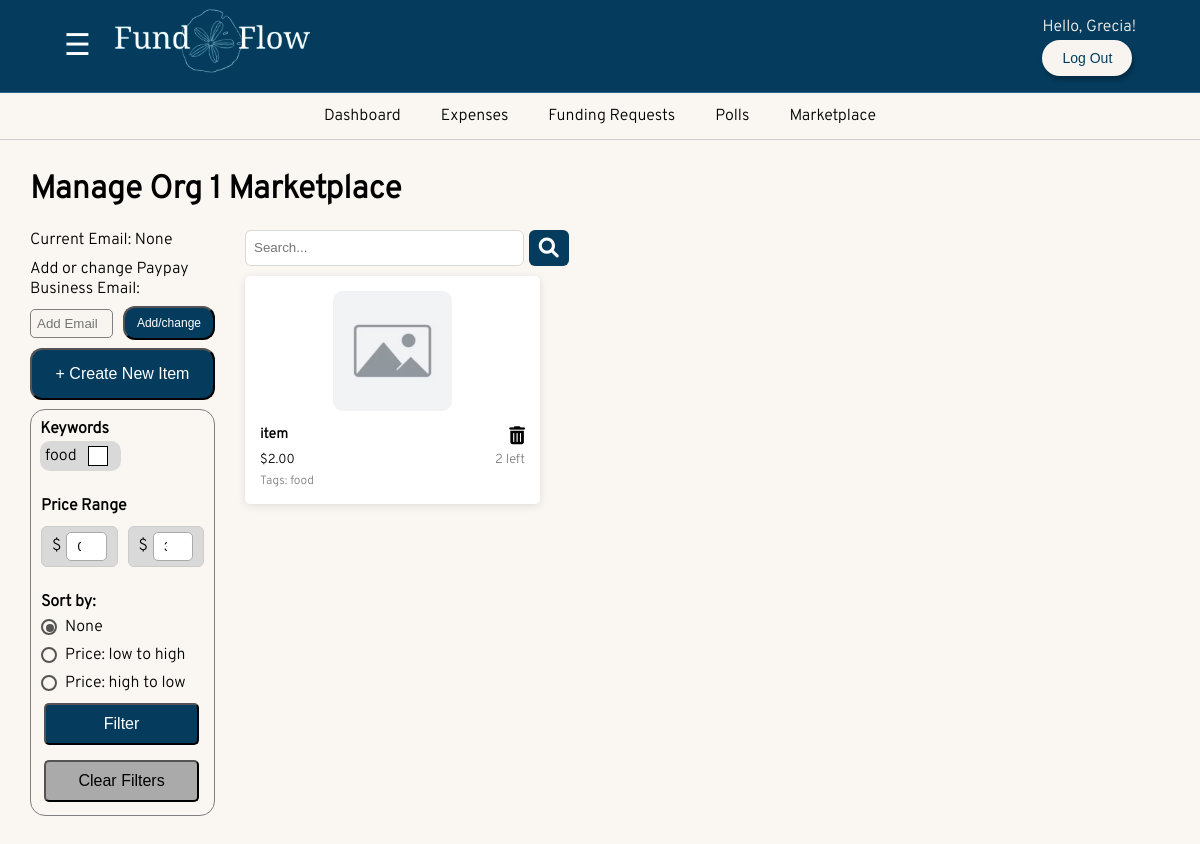
/manageMarketplace/ (signed in), run on the app's committed database.
### FundFlow/models.py (models this page shows, shortened)
class Organization(models.Model):
    name= models.CharField(max_length=255, unique=True)
    description = models.TextField(blank=True, null=True)
    president = models.ForeignKey(User, on_delete=models.CASCADE, related_name='president_of', blank=True, null=True)
    treasurer = models.ForeignKey(User, on_delete=models.SET_NULL ,related_name='treasurer_of', blank=True, null=True)
    members = models.ManyToManyField(User, related_name='organizations', blank=True)
    pending_members = models.ManyToManyField(User, related_name='pending_organizations', blank=True)
    bank_email= models.EmailField(verbose_name='Email Address', unique=False, blank=True, null=True)
    tickets=models.ManyToManyField('CreateTicket', related_name='tickets', blank=True)
    def __str__(self):
        return self.name

class Tag(models.Model):
    name = models.CharField(max_length=20, unique=True)

class Item(models.Model):
    organization = models.ForeignKey('Organization', on_delete=models.CASCADE, related_name='items')
    item_name = models.CharField(max_length=100, unique=True)
    price = models.DecimalField(max_digits=10, decimal_places=2)
    image = models.FileField(upload_to='merchIMG/', null=True, blank=True)
    quantity = models.PositiveIntegerField()
    tags = models.ManyToManyField(Tag, related_name='items')

### FundFlow/views.py (the view)
# urls.py: path('manageMarketplace/', views.manageMarketplace_view, name='manageMarketplace'),
@login_required
@allowed_users(allowed_roles=['president', 'treasurer'])
def manageMarketplace_view(request):
    selected_tag_ids = request.GET.getlist('tags')
    min_price = request.GET.get('min_price')
    max_price = request.GET.get('max_price')
    curUser = request.user
    curProf = UserProfile.objects.get(user=curUser)
    user_type = curProf.user_type
    thisOrg = curProf.current_Org
    items = Item.objects.filter(organization=thisOrg)
    search_query = request.GET.get('search')
    if search_query:
        items = items.filter(item_name__icontains=search_query)  # adjust "name" to your item model's search-relevant field
    if selected_tag_ids:
        items = items.filter(tags__id__in=selected_tag_ids).distinct()
    if min_price:
        items = items.filter(price__gte=min_price)
    if max_price:
        items = items.filter(price__lte=max_price)
    sort_option = request.GET.get('sort')
    if sort_option == 'price_asc':
        items = items.order_by('price')
    elif sort_option == 'price_desc':
        items = items.order_by('-price')
    alltags = Tag.objects.all()
    if request.method == 'POST':
        newEmail=request.POST.get('addE')
        if newEmail != "":
            thisOrg.bank_email=newEmail
            thisOrg.save()
    context = {
        'thisOrg': thisOrg,
        'user_type': user_type,
        'items': items,
        'alltags': alltags,
        'selected_tag_ids': list(map(int, selected_tag_ids)),
        'selected_tags_raw': selected_tag_ids,
        'min_price': min_price,
        'max_price': max_price,
        'search_query': search_query,
        'sort_option': sort_option
    }
    return render(request, 'manageMarketplace.html', context)

### FundFlow/templates/manageMarketplace.html (shortened to what this page needs)
{% extends 'base.html' %}
{% load static %}
{% block content %}
<div class = "manage-org-title"> Manage {{thisOrg}} Marketplace</div>
<div class = "manage-org-contents">
    <div class = "manage-item-info-container">
        <div class = "email-container">
            Current Email: {{thisOrg.bank_email}}
            <div class="add-change-container">
                Add or change Paypay Business Email:
            </div>
            <form method="POST" class="addEmail-form">
                <input type="email-text" id="text-label" name="addE" placeholder="Add Email">
                <button class="explore" name="addEmailBtn">Add/change</button>
            </form>
        </div>
        <a id="create-item-btn" href="{% url 'createitem' %}">
            <button class="create-item-btn-text" > + Create New Item </button>
        </a>
        <div class ="manage-item-filter-container">
            <div class ="manage-filter-subtitle"> Keywords </div>
            <form method="get" class="filter-form">
                <div class="tag-container">
                    {% for tag in alltags %}
                    <div class="tag-box">
                        <label class="custom-checkbox">
                            {{ tag.name }}
                            <span class="checkmark"></span>
                        </label>
                    </div>
                    {% endfor %}
                </div>
                <div class="price-slider-container">
                    <label class="price-slider-label">Price Range</label>
                    <div class="price-inputs">
                        <div class="price-input-group">
                            <span>$</span>
                            <input type="number" name="min_price" id="min-input" value="{{ request.GET.min_price|default:0 }}">
                        </div>
                        <div class="price-input-group">
                            <span>$</span>
                            <input type="number" name="max_price" id="max-input" value="{{ request.GET.max_price|default:300 }}">
                        </div>
                    </div>
                </div>
                <div class="sort-options">
                    <div class="sort-label">Sort by:</div>
                    <label class="radio-option">
                        <span class="radio-circle"></span>
                        <span class="radio-label">None</span>
                    </label>
                    <label class="radio-option">
                        <span class="radio-circle"></span>
                        <span class="radio-label">Price: low to high</span>
                    </label>
                    <label class="radio-option">
                        <span class="radio-circle"></span>
                        <span class="radio-label">Price: high to low</span>
                    </label>
                </div>
                <button type="submit" class="filter-item-btn-text">Filter</button>
            </form>
            <div style="margin-top: 10px;">
                <a href="{% url 'manageMarketplace' %}">
                    <button type="button" class="clear-filter-item-btn-text" >Clear Filters</button>
                </a>
            </div>
        </div>
    </div>
    <div class="item-cards-container">
        <form class="search-items" method="get" action="">
            <input type="text" name="search" placeholder="Search...">
            <button type="submit">
                <i class="fa fa-search" style="font-size:20px"></i>
            </button>
        </form>
        <div class="item-grid">
            {%if items%}
                {% for item in items %}
                <div class="item-card">
                    <div class="item-image">
                        {% if item.image %}
                            <a href="#" class="image-link" data-image="{{ item.image.url }}">
                                <img src="{{ item.image.url }}" alt="{{ item.item_name }}">
                            </a>
                        {% else %}
                            <img src="{% static 'images/no_image.PNG' %}" alt="Default image">
                        {% endif %}
                    </div>
                    <div class="item-name-row">
                        <div class="item-name-text">{{ item.item_name }}</div>
                        <div class="remove-item">
                            <a href="{% url 'delete_item' item.id %}">
                                <i class="fa">&#xf014;</i>
                            </a>
                        </div>
                    </div>
                    <div class="item-details-row">
                        <div class="item-price">${{ item.price }}</div>
                        <div class="item-quantity">{{ item.quantity }} left</div>
                    </div>
                    <div class="item-tags">
                        Tags:
                        {% for tag in item.tags.all %}
                            {{ tag.name }}{% if not forloop.last %}, {% endif %}
                        {% empty %}
                            No tags
                        {% endfor %}
                    </div>
                </div>
                {% endfor %}
            {% elif search_query %}
                <div class = "no-items"> No results, try a different search. </div>
            {%else%}
                <div class = "no-items"> You currently have no items on marketplace. Use the Create Item to list your items</div>
            {%endif%}
        </div>
    </div>
</div>
{%endblock%}

### FundFlow/templates/base.html (shortened to what this page needs)
<!doctype html>
<html lang="en">
  <head>
    {%load static%}
    <link rel="stylesheet" href="{% static 'dashboard.css' %}">
    <link rel="stylesheet" href="{% static 'home.css' %}">
    <link rel="stylesheet" href="{% static 'signUp.css' %}">
    <link rel="stylesheet" href="{% static 'index.css' %}">
    <link rel="stylesheet" href="https://cdnjs.cloudflare.com/ajax/libs/font-awesome/6.0.0/css/all.min.css">
    <link rel="stylesheet" href="{% static 'registerorg.css' %}">
    <link rel="stylesheet" href="{% static 'voting.css' %}">
    <link rel="stylesheet" href="{% static 'expenses.css' %}">
    <link rel="stylesheet" href="{% static 'budgetRev.css' %}">
    <link rel="stylesheet" href="{% static 'manageOrganization.css' %}">
    <link rel="stylesheet" href="{% static 'confirmDelete.css' %}">
    <link rel="stylesheet" href="{% static 'fundingRequests.css' %}">
    <link rel="stylesheet" href="{% static 'manageMarketplace.css' %}">
    <link rel="stylesheet" href="{% static 'marketplace.css' %}">
    <link rel="stylesheet" href="{% static 'checkout.css' %}">
  </head>
  <body>
    <header class="py-3 mb-4 border-bottom" id="header">
      <div class="header-container">
          {% if user.is_authenticated %}
          {% if user_type == "president" or user_type == "treasurer" %}
          <span id="menu-toggle" class="menu-icon">&#9776;</span>
          {% endif %}
          {% endif %}
          <a href="#" class="d-flex align-items-center link-body-emphasis text-decoration-none">
              <span class="logo">
                  <img src="{% static 'images/FundFlow_logo.png' %}" alt="Logo">
              </span>
          </a>
      </div>
      <div>
        {% if user.is_authenticated %}
        <a class="hello-user"> Hello, {{user.first_name}}! </a>
        <form action="{% url 'logout' %}" method="post">
          <button type="submit" class="logout-btn">Log Out</button>
        </form>
        {% endif %}
      </div>
    </header>
    {% if user.is_authenticated %}
    <nav class="py-2 bg-body-tertiary border-bottom">
        <div class="container d-flex flex-wrap">
            <ul class="nav me-auto">
                <li class="nav-item" onclick="activeTab('nav-item')"><a href="{% url 'dashboard' %}" class="nav-link link-body-emphasis px-2" aria-current="page">Dashboard</a></li>
                <li class="nav-item"><a href="{% url 'expenses' %}" class="nav-link link-body-emphasis px-2">Expenses</a></li>
                <li class="nav-item"><a href="{% url 'fundingRequests' %}" class="nav-link link-body-emphasis px-2">Funding Requests</a></li>
                <li class="nav-item"><a href="{% url 'voting' %}" class="nav-link link-body-emphasis px-2">Polls</a></li>
                <li class="nav-item"><a href="{% url 'marketplace' %}" class="nav-link link-body-emphasis px-2">Marketplace</a></li>
            </ul>
        </div>
    </nav>
    {% endif %}
    <div class="container">
        {% block content %}
        {% endblock %}
    </div>
  </body>
</html>

### FundFlow/static/dashboard.css (style rules this page uses)
* { margin: 0; padding: 0; box-sizing: border-box; }
body { display: flex; flex-direction: column; }
#text-label { background-color: #F8F5F0; display: block; width: 40%; max-width: 400px; padding: 6px; border: 1px solid grey; border-radius: 5px; margin-top: 10px; margin-bottom: 10px; }

### FundFlow/static/home.css (style rules this page uses)
body { margin: 0; padding: 0; background-color: #F8F5F0; font-family: 'Overpass', sans-serif; }

### FundFlow/static/signUp.css (style rules this page uses)
body { margin: 0; padding: 0; background-color: #F8F5F0; }

### FundFlow/static/index.css (style rules this page uses)
body { background-color: #FAF6F1; margin: 0; }
#header { background-color: #053C5E; border-bottom: 1px solid #2a668b; padding: .5rem 4rem; display: flex; align-items: center; justify-content: space-between; }
.header-container { display: flex; align-items: center; gap: 1rem; }
.menu-icon { font-size: 30px; cursor: pointer; color: white; transition: transform 0.3s ease-in-out; }
.logo img { height: 70px; width: auto; }
.logout-btn { background-color: #F8F5F0; border: none; text-decoration: none; color: #053C5E; padding: 10px 20px; border-radius: 25px; font-size: 14px; text-align: center; cursor: pointer; box-shadow: 2px 4px 5px rgba(0, 0, 0, 0.3); margin-top: 3px; }
nav { background-color: #FAF6F1; border-bottom: 1px solid #ccc; padding: 0.8rem 0; }
.nav { list-style: none; display: flex; justify-content: center; padding: 0; margin: 0; }
.nav-item { margin: 0 10px; }
.nav-link { color: black; text-decoration: none; font-size: 1rem; padding: 5px 10px; transition: color 0.3s ease; font-family: 'Overpass', sans-serif; font-weight: 300; }
.hello-user { font-family: 'Overpass', sans-serif; color: #F8F5F0; }

### FundFlow/static/registerorg.css (style rules this page uses)
body { display: flex; flex-direction: column; }

### FundFlow/static/voting.css (style rules this page uses)
body { font-family: 'Overpass', sans-serif; }

### FundFlow/static/fundingRequests.css (style rules this page uses)
body { font-family: 'Overpass', sans-serif; }

### data on the page
Organization: name "Org 1", bank_email "None"
Tag: name "food"
Item: item_name "item", price "2.00", quantity "2"

### other printed values
{{ user.first_name }} "Grecia"
